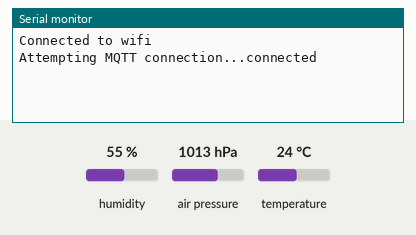
Recording of a sketch running on a simulated ESP32. Parts: the last lines printed to the serial monitor. Inputs (shaded band) come from the test bench; at power-on: humidity 55 %, air pressure 1013 hPa, temperature 24 °C. WiFi joins after 1.5 s; servers stay silent unless stated; random numbers use the default seed unless the sketch sets one; no MQTT or app messages arrive unless stated.

Above: at 11.2 s.
11.3 s: humidity set to 22 %
At 20.4 s:
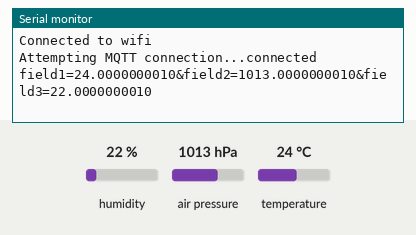
26.2 s: air pressure set to 952 hPa
At 40.7 s:
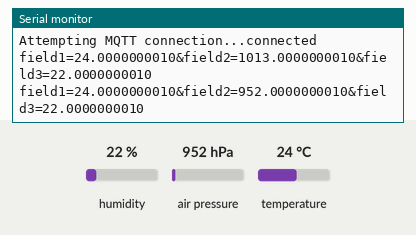

The sketch:

bme280TS_Publish.ino
```cpp
#include <WiFi.h>
#include <PubSubClient.h>

#include <Adafruit_Sensor.h>
#include <Adafruit_BME280.h>

Adafruit_BME280 bme;

char ssid[] = "shubham ext";          //  Change this to your network SSID (name).
char pass[] = "god1314@";           // Change this to your network password.
char mqttUserName[] = "TSesp32MQTTDemo";  // Use any name.
char mqttPass[] = "WP6S338XQVQZM2F1";      // Change to your MQTT API Key from Account > MyProfile.
char writeAPIKey[] = "BYYMP3T3Q7YH4YY4";    // Change to your channel write API key.
long channelID = 1363280;                    // Change to your channel ID.


static const char alphanum[] ="0123456789"
                              "ABCDEFGHIJKLMNOPQRSTUVWXYZ"
                              "abcdefghijklmnopqrstuvwxyz";  // For random generation of client ID


WiFiClient client;                           // Initialize the Wi-Fi client library.

PubSubClient mqttClient(client); // Initialize the PubSubClient library.
const char* server = "mqtt.thingspeak.com";

unsigned long lastConnectionTime = 0;
const unsigned long postingInterval = 20L * 1000L; // Post data every 20 seconds.

void setup() {

  Serial.begin(9600);
  bme.begin(0x76);
  int status = WL_IDLE_STATUS;  // Set temporary Wi-Fi status.

  // Attempt to connect to Wi-Fi network.
  while (status != WL_CONNECTED)
  {
    status = WiFi.begin(ssid, pass); // Connect to WPA/WPA2 Wi-Fi network.
    delay(5000);
  }

  Serial.println("Connected to wifi");
  mqttClient.setServer(server, 1883);   // Set the MQTT broker details.
}


    void reconnect()
{
  char clientID[9];

  // Loop until reconnected.
  while (!mqttClient.connected())
  {
    Serial.print("Attempting MQTT connection...");
    // Generate ClientID
    for (int i = 0; i < 8; i++) {
        clientID[i] = alphanum[random(51)];
    }
    clientID[8]='\0';

    // Connect to the MQTT broker.
    if (mqttClient.connect(clientID,mqttUserName,mqttPass))
    {
      Serial.println("connected");
    } else
    {
      Serial.print("failed, rc=");
      // Print reason the connection failed.
      // See https://pubsubclient.knolleary.net/api.html#state for the failure code explanation.
      Serial.print(mqttClient.state());
      Serial.println(" try again in 5 seconds");
      delay(5000);
    }
  }
}

void mqttPublishFeed() {

  float h = bme.readHumidity();  // Read humidity from DHT sensor.
  float t = bme.readTemperature();// Read temperature from DHT sensor.
  float p = bme.readPressure()/ 100.0F;
  if (isnan(h) || isnan(t)) {       // Condition to check whether the sensor reading was successful or not
    Serial.println("Failed to read from DHT sensor!");
    return;
  }


  // Create data string to send to ThingSpeak.
  String data = String("field1=") + String(t, DEC) + "&field2=" + String(p, DEC) + "&field3=" + String(h,DEC);
  int length = data.length();
  const char *msgBuffer;
  msgBuffer=data.c_str();
  Serial.println(msgBuffer);

  // Create a topic string and publish data to ThingSpeak channel feed.
  String topicString = "channels/" + String( channelID ) + "/publish/"+String(writeAPIKey);
  length = topicString.length();
  const char *topicBuffer;
  topicBuffer = topicString.c_str();
  mqttClient.publish( topicBuffer, msgBuffer );
  lastConnectionTime = millis();
}


void loop() {

 // Reconnect if MQTT client is not connected.
  if (!mqttClient.connected())
  {
   reconnect();
  }

  mqttClient.loop();   // Call the loop continuously to establish connection to the server.

  // If interval time has passed since the last connection, publish data to ThingSpeak.
  if (millis() - lastConnectionTime > postingInterval)
  {
    mqttPublishFeed(); // Publish three values simultaneously.
    // mqttPublishField(fieldNumber); // Use this function to publish to a single field
  }
}
```

Measured:
- after the input at 11.3 s, the serial monitor: prints a new line after 8.7 s (image 1)
- after the input at 26.2 s, the serial monitor: prints a new line after 13.8 s (image 2)
